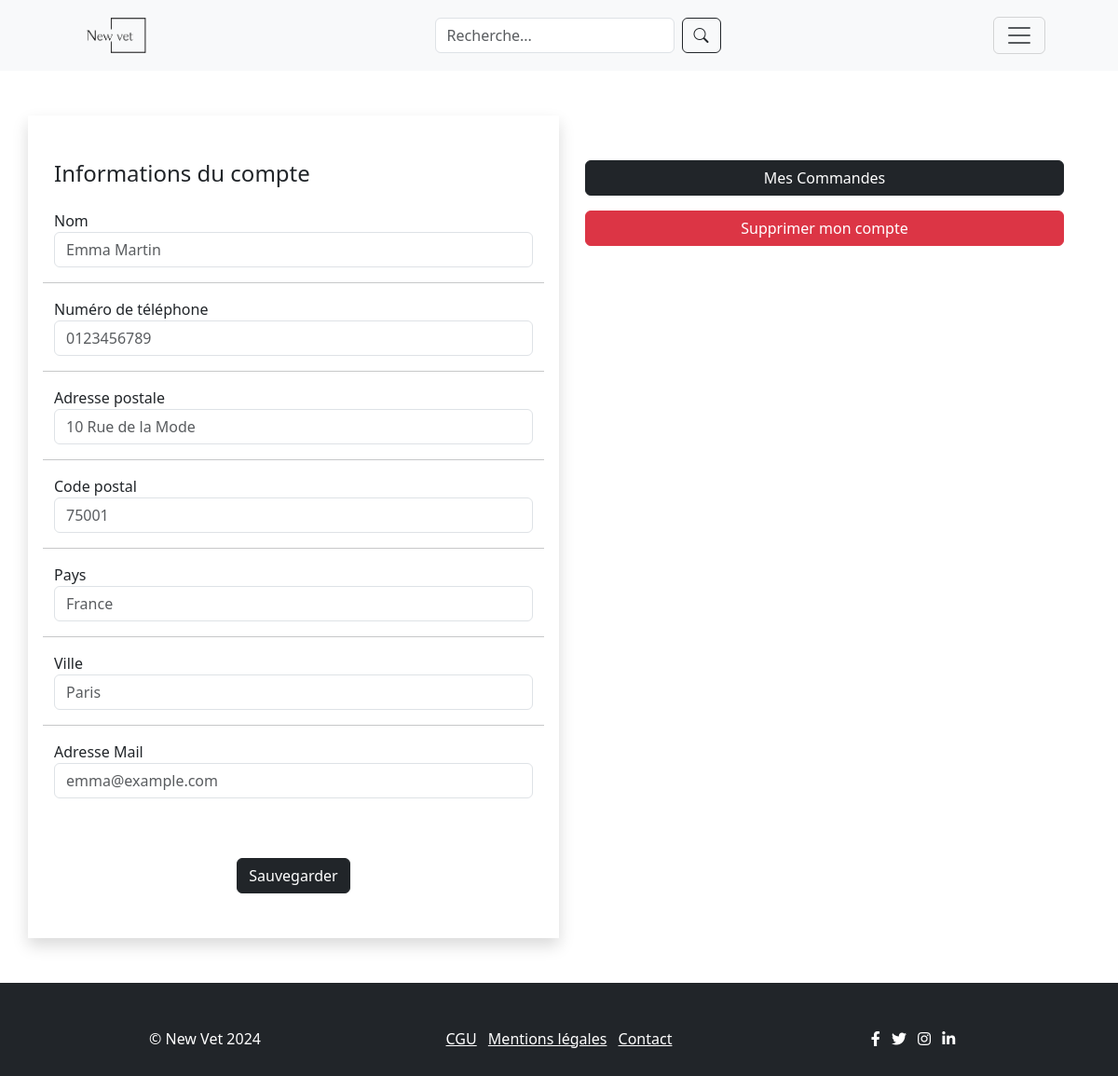
Page /profile.php (signed in) on the committed database.
### tables this page shows
CREATE TABLE `utilisateurs` (
  `id` int(11) NOT NULL,
  `nom` varchar(100) NOT NULL,
  `email` varchar(100) NOT NULL,
  `mot_de_passe` varchar(255) NOT NULL,
  `est_admin` tinyint(1) DEFAULT 0,
  `mail_verifie` tinyint(1) DEFAULT 0
);

CREATE TABLE `details_utilisateurs` (
  `id` int(11) NOT NULL,
  `utilisateur_id` int(11) NOT NULL,
  `adresse` varchar(255) DEFAULT NULL,
  `ville` varchar(100) DEFAULT NULL,
  `code_postal` varchar(20) DEFAULT NULL,
  `pays` varchar(100) DEFAULT NULL,
  `telephone` varchar(20) DEFAULT NULL
);

### functions.php (called while the page is built, shortened)
<?php
function checkLogin($con){
    if(isset($_SESSION['user_id'])){
        $id = $_SESSION['user_id'];
        $query = "SELECT * FROM utilisateurs WHERE id = '$id' limit 1";
        $result = mysqli_query($con,$query);
        if($result && mysqli_num_rows($result)> 0){
            $userData = mysqli_fetch_assoc($result);
            return $userData;
        }
    }
}
function getUserInfo($con, $userId){
    $query = "SELECT * FROM details_utilisateurs WHERE utilisateur_id = '$userId' limit 1";
    $result = mysqli_query($con,$query);
    if($result && mysqli_num_rows($result)> 0){
        $userInfo = mysqli_fetch_assoc($result);
        return $userInfo;
    }
}
?>

### profile.php (the view, shortened to what this page needs)
<?php
include("config.php");
include("functions.php");
?>
<!DOCTYPE html>
<html lang="fr">
<head>
    <link rel="stylesheet" href="https://cdn.jsdelivr.net/npm/bootstrap-icons@1.11.3/font/bootstrap-icons.min.css">
    <link href="https://cdn.jsdelivr.net/npm/bootstrap@5.3.3/dist/css/bootstrap.min.css" rel="stylesheet"
>
    <link rel="stylesheet" href="assets/css/style.css" />
</head>
<body>
    <main>
        <?php include "header.php"; ?>
        <?php
        $userData = checkLogin($con);
        $id = $userData['id'];
        $name = $userData['nom'];
        $email = $userData['email'];
        $userInfo = getUserInfo($con, $id);
        $phoneNumber = "";
        $address = "";
        $postalCode = "";
        $country = "";
        $city = "";
        if ($userInfo) {
            if ($userInfo['telephone'] != null) {
                $phoneNumber = $userInfo['telephone'];
            }
            if ($userInfo['adresse'] != null) {
                $address = $userInfo['adresse'];
            }
            if ($userInfo['code_postal'] != null) {
                $postalCode = $userInfo['code_postal'];
            }
            if ($userInfo['pays'] != null) {
                $country = $userInfo['pays'];
            }
            if ($userInfo['ville'] != null) {
                $city = $userInfo['ville'];
            }
        }
        echo ("<div class='container rounded bg-white mt-5 mb-5'>
        <div class='row'>
            <div class='col-md-6 border-right shadow'>
                <div class='p-3 py-5'>
                    <div class='d-flex justify-content-between align-items-center mb-3'>
                        <h4 class='text-right'>Informations du compte</h4>
                    </div>
                    <div class='row mt-3'>
                        <div class='col-md-12 mb-3'>
                            <label class='labels'>Nom</label>
                            <input type='text' id='nameInput' class='form-control' placeholder='$name' value=''>
                        </div>
                        <hr />
                        <div class='col-md-12 mb-3'>
                            <label class='labels'>Numéro de téléphone</label>
                            <input type='text' id='phoneNumberInput' class='form-control' placeholder='$phoneNumber' value=''>
                        </div>
                        <hr />
                        <div class='col-md-12 mb-3'>
                            <label class='labels'>Adresse postale</label>
                            <input type='text' id='addressInput' class='form-control' placeholder='$address' value=''>
                        </div>
                        <hr />
                        <div class='col-md-12 mb-3'>
                            <label class='labels'>Code postal</label>
                            <input type='text' id='postalCodeInput' class='form-control' placeholder='$postalCode' value=''>
                        </div>
                        <hr />
                        <div class='col-md-12 mb-3'>
                            <label class='labels'>Pays</label>
                            <input type='text' id='countryInput' class='form-control' placeholder='$country' value=''>
                        </div>
                        <hr />
                        <div class='col-md-12 mb-3'>
                            <label class='labels'>Ville</label>
                            <input type='text' id='cityInput' class='form-control' placeholder='$city' value=''>
                        </div>
                        <hr />
                        <div class='col-md-12 mb-3'>
                            <label class='labels'>Adresse Mail</label>
                            <input type='text' id='emailInput' class='form-control' placeholder='$email' value=''>
                        </div>
                    </div>
                    <div class='mt-5 text-center'>
                        <button class='btn btn-dark profile-button' type='button' onclick='EditUserInfo()'>Sauvegarder</button>
                    </div>
                </div>
            </div>
            <div class='col-md-6'>
                <div class='p-3 py-5'>
                    <a href='myorders.php'><button  class='btn btn-dark col-12 mb-3'>Mes Commandes</button></a>
                    <button class='btn btn-danger col-12 mb-3' onclick='showDeleteAccountVerification()'>Supprimer mon compte</button>
                </div>
            </div>
        </div>
    </div>");
        ?>
        <div class="push"></div>
    </main>
    <?php include "footer.php"; ?>
</body>
</html>

### assets/css/style.css (style rules this page uses)
body, html { height: 100%; }
main { min-height: 100vh; margin-bottom: -100px; }
footer,.push { height: 100px; }

### rows in the picture
utilisateurs: nom "Emma Martin", email "emma@example.com"
details_utilisateurs: telephone "0123456789", adresse "10 Rue de la Mode", code_postal "75001", pays "France", ville "Paris"
